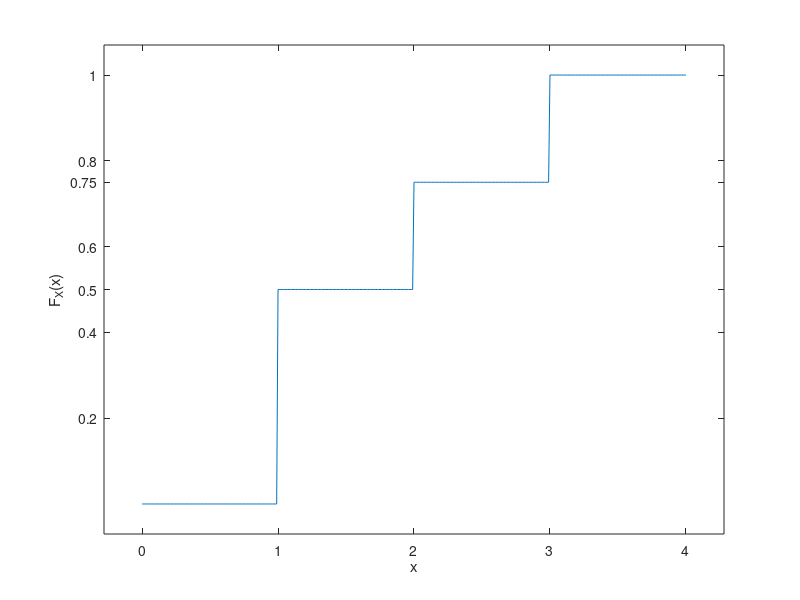

Source code (MATLAB):
x=0:0.01:4;
l = length(x);
y = ones(1,l);

for i=1:l
    if x(i)<1
        y(i)=0;
    elseif x(i)<2
        y(i)=1/2;
    elseif x(i)<3
        y(i)=1/2+1/4;
    else
        y(i)=1;
    end
end
plot(x,y)
axis padded

xlabel('x')
ylabel('F_X(x)')

yticks([0.2, 0.4,1/2, 0.6, 1/2+1/4, 0.8, 1.0])